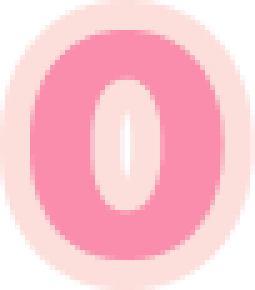
#> input picture assets_raw/font/0.png, 51 x 58 px, found by its file name (shown 5 times larger); its folder holds 4 pictures in this run
$ python build_font1.py
#> lines starting #> are read from the running program, lines starting #| are printed output that depends on the picture
import os
from PIL import Image

SRC = r"F:\fopws2526projectfop-qqqcha\assets_raw\font"
OUT_IMG = "font.png"
OUT_FNT = "font.fnt"

images = []
chars = []

x = 0
max_h = 0

files = sorted(os.listdir(SRC))

for f in files:
    if not f.lower().endswith(".png"):
        continue

    ch = os.path.splitext(f)[0]
    if len(ch) != 1:
        continue

    img = Image.open(os.path.join(SRC, f)).convert("RGBA")
#> img is the input picture: PIL image 51x58 RGBA; mean R, G, B, A 207, 151.9, 162, 202.7
    w, h = img.size
#> w = 51; h = 58

    # 记录图片在图集中的位置
    images.append((img, x, 0))

    # ===== 核心：字符码映射 =====
    codes = set()

    # 基础字符
    codes.add(ord(ch))

    # 如果是字母，同时注册大小写（共用同一张 png）
    if ch.isalpha():
        codes.add(ord(ch.lower()))
        codes.add(ord(ch.upper()))

    # 为同一张图生成多个 char id
    for code in codes:
        chars.append(
            f"char id={code} x={x} y=0 width={w} height={h} "
            f"xoffset=0 yoffset=0 xadvance={w} page=0 chnl=15"
        )

    x += w
#> x = 51
    max_h = max(max_h, h)
#> max_h = 58

# ===== 强制补 space（空格）=====
chars.insert(
    0,
    "char id=32 x=0 y=0 width=0 height=0 xoffset=0 yoffset=0 xadvance=20 page=0 chnl=15"
)

# ===== 合成图集 =====
atlas = Image.new("RGBA", (x, max_h), (0, 0, 0, 0))
#> atlas: PIL image 226x58 RGBA; every value is 0
for img, px, py in images:
    atlas.paste(img, (px, py))
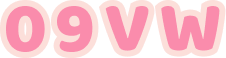
#> atlas: PIL image 226x58 RGBA; mean R, G, B, A 199.5, 146, 155.9, 195.2; transparent parts drawn white

atlas.save(OUT_IMG)

# ===== 写 fnt 文件 =====
with open(OUT_FNT, "w", encoding="utf-8") as f:
    # info 行
    f.write('info face="custom" size=64 padding=0,0,0,0 spacing=0,0\n')

    # common 行
    f.write(
        f"common lineHeight={max_h} base={int(max_h * 0.75)} "
        f"scaleW={x} scaleH={max_h} pages=1 packed=0\n"
    )

    # page 行（注意：这里名字要和 OUT_IMG 一致）
    f.write(f'page id=0 file="{OUT_IMG}"\n')

    # chars
    f.write(f"chars count={len(chars)}\n")
    for c in chars:
        f.write(c + "\n")

print("DONE: font.fnt + font.png,All Caps")
